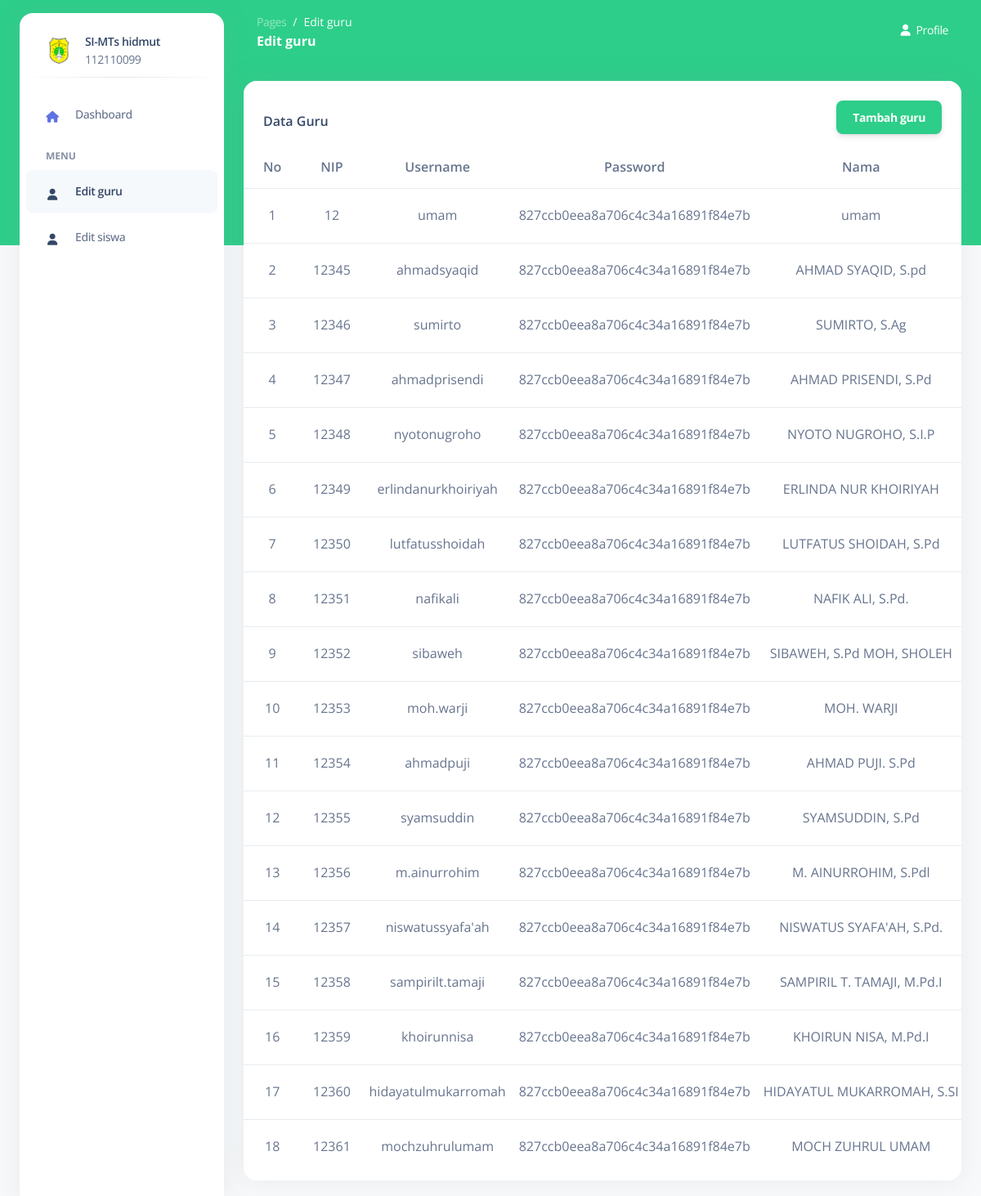
Page /edit-guru.php (signed in) on the committed database.
### tables this page shows
CREATE TABLE `guru` (
  `ID_GURU` int(11) NOT NULL,
  `NIP` varchar(50) DEFAULT NULL,
  `USERNAME` varchar(50) DEFAULT NULL,
  `PASSWORD` varchar(50) DEFAULT NULL,
  `NAMA` varchar(50) DEFAULT NULL,
  `GMAIL` varchar(50) DEFAULT NULL
);

### edit-guru.php (the view, shortened to what this page needs)
<?php
include_once('koneksi.php');
?>
<!DOCTYPE html>
<html lang="en">
<head>
    <link href="public/front-end/assets/css/nucleo-icons.css" rel="stylesheet" />
    <link href="public/front-end/assets/css/nucleo-svg.css" rel="stylesheet" />
    <link href="public/front-end/assets/css/argon-dashboard.css?v=2.0.4" rel="stylesheet" />
</head>
<body class="g-sidenav-show bg-gray-100">
    <aside class="sidenav bg-white navbar navbar-vertical navbar-expand-xs border-0 border-radius-xl my-3 fixed-start ms-4" id="sidenav-main">
        <div class="sidenav-header">
            <a class="navbar-brand m-0">
                <div class="d-flex align-items-center">
                    <img src="public/front-end/assets/img/logomts.svg" class="navbar-brand-img h-100" alt="main_logo">
                    <div class="ms-3">
                        <span class="font-weight-bold d-block">SI-MTs hidmut</span>
                        <span class="text-muted">112110099</span>
                    </div>
                </div>
            </a>
        </div>
        <hr class="horizontal dark mt-0">
        <div class="collapse navbar-collapse w-auto" id="sidenav-collapse-main">
            <ul class="navbar-nav">
                <li class="nav-item">
                    <a class="nav-link" href="dashboard-admin.php">
                        <div class="icon icon-shape icon-sm border-radius-md text-center me-2 d-flex align-items-center justify-content-center">
                            <i class="fas fa-home text-primary text-sm opacity-10"></i>
                        </div>
                        <span class="nav-link-text ms-1">Dashboard</span>
                    </a>
                </li>
                <li class="nav-item mt-3">
                    <h6 class="ps-4 ms-2 text-uppercase text-xs font-weight-bolder opacity-6">Menu</h6>
                </li>
                <li class="nav-item">
                    <a class="nav-link active" href="edit-guru.php">
                        <div class="icon icon-shape icon-sm border-radius-md text-center me-2 d-flex align-items-center justify-content-center">
                            <i class="fas fa-user text-dark text-sm opacity-10"></i>
                        </div>
                        <span class="nav-link-text ms-1">Edit guru</span>
                    </a>
                </li>
                <li class="nav-item">
                    <a class="nav-link" href="edit-siswa.php">
                        <div class="icon icon-shape icon-sm border-radius-md text-center me-2 d-flex align-items-center justify-content-center">
                            <i class="fas fa-user text-dark text-sm opacity-10"></i>
                        </div>
                        <span class="nav-link-text ms-1">Edit siswa</span>
                    </a>
                </li>
            </ul>
        </div>
    </aside>
    <main class="main-content position-relative border-radius-lg">
        <nav class="navbar navbar-main navbar-expand-lg px-0 mx-4 shadow-none border-radius-xl" id="navbarBlur" data-scroll="false">
            <div class="container-fluid py-1 px-3">
                <nav aria-label="breadcrumb">
                    <ol class="breadcrumb bg-transparent mb-0 pb-0 pt-1 px-0 me-sm-6 me-5">
                        <li class="breadcrumb-item text-sm"><a class="opacity-5 text-white" href="javascript:;">Pages</a></li>
                        <li class="breadcrumb-item text-sm text-white active" aria-current="page">Edit guru</li>
                    </ol>
                    <h6 class="font-weight-bolder text-white mb-0">Edit guru</h6>
                </nav>
                <li class="nav-item dropdown pe-0 d-flex ">
                    <a href="javascript:;" class="nav-link text-white p-0" id="dropdownMenuButton"
                        data-bs-toggle="dropdown" aria-expanded="false">
                        <i class="fa fa-user me-sm-1"></i>
                        <span class="d-sm-inline d-none text-white">Profile</span>
                    </a>
                </li>
            </div>
        </nav>
        <div class="container-fluid py-4">
            <div class="row">
                <div class="col-12">
                    <div class="card mb-4">
                        <div class="card-header pb-0">
                            <div class="d-flex justify-content-between align-items-center">
                                <h6>Data Guru</h6>
                                <button class="btn btn-success" data-bs-toggle="modal" data-bs-target="#addModal">Tambah guru</button>
                            </div>
                        </div>
                        <div class="card-body px-0 pt-0 pb-2">
                            <div class="table-responsive p-0">
                                <table class="table align-items-center mb-0">
                                    <thead>
                                        <tr>
                                            <th class="text-center">No</th>
                                            <th class="text-center">NIP</th>
                                            <th class="text-center">Username</th>
                                            <th class="text-center">Password</th>
                                            <th class="text-center">Nama</th>
                                        </tr>
                                    </thead>
                                    <tbody>
                                        <?php
                                        $no = 1;
                                        $query = "SELECT * FROM guru";
                                        $result = mysqli_query($koneksi, $query);
                                        while ($row = mysqli_fetch_assoc($result)) {
                                        ?>
                                            <tr>
                                            <td class="text-center"><?php echo $no++; ?></td>
                                                <td class="text-center"><?php echo $row['NIP']; ?></td>
                                                <td class="text-center"><?php echo $row['USERNAME']; ?></td>
                                                <td class="text-center"><?php echo $row['PASSWORD']; ?></td>
                                                <td class="text-center"><?php echo $row['NAMA']; ?></td>
                                            </tr>
                                        <?php
                                        }
                                        ?>
                                    </tbody>
                                </table>
                            </div>
                        </div>
                    </div>
                </div>
            </div>
        </div>
    </main>
</body>
</html>

### public/front-end/assets/css/nucleo-svg.css (style rules this page uses)
.icon { display: inline-block; color: #111111; height: 1em; width: 1em; }
.icon-sm { height: 0.8em; width: 0.8em; }
.icon { fill: currentColor; stroke: none; }

### rows in the picture
guru: NIP "12", USERNAME "umam", PASSWORD "827ccb0eea8a706c4c34a16891f84e7b", NAMA "umam"
guru: NIP "12345", USERNAME "ahmadsyaqid", PASSWORD "827ccb0eea8a706c4c34a16891f84e7b", NAMA "AHMAD SYAQID, S.pd"
guru: NIP "12346", USERNAME "sumirto", PASSWORD "827ccb0eea8a706c4c34a16891f84e7b", NAMA "SUMIRTO, S.Ag"
guru: NIP "12347", USERNAME "ahmadprisendi", PASSWORD "827ccb0eea8a706c4c34a16891f84e7b", NAMA "AHMAD PRISENDI, S.Pd"
guru: NIP "12348", USERNAME "nyotonugroho", PASSWORD "827ccb0eea8a706c4c34a16891f84e7b", NAMA "NYOTO NUGROHO, S.I.P"
guru: NIP "12349", USERNAME "erlindanurkhoiriyah", PASSWORD "827ccb0eea8a706c4c34a16891f84e7b", NAMA "ERLINDA NUR KHOIRIYAH"
guru: NIP "12350", USERNAME "lutfatusshoidah", PASSWORD "827ccb0eea8a706c4c34a16891f84e7b", NAMA "LUTFATUS SHOIDAH, S.Pd"
guru: NIP "12351", USERNAME "nafikali", PASSWORD "827ccb0eea8a706c4c34a16891f84e7b", NAMA "NAFIK ALI, S.Pd."
guru: NIP "12352", USERNAME "sibaweh", PASSWORD "827ccb0eea8a706c4c34a16891f84e7b", NAMA "SIBAWEH, S.Pd MOH, SHOLEH"
guru: NIP "12353", USERNAME "moh.warji", PASSWORD "827ccb0eea8a706c4c34a16891f84e7b", NAMA "MOH. WARJI"
guru: NIP "12354", USERNAME "ahmadpuji", PASSWORD "827ccb0eea8a706c4c34a16891f84e7b", NAMA "AHMAD PUJI. S.Pd"
guru: NIP "12355", USERNAME "syamsuddin", PASSWORD "827ccb0eea8a706c4c34a16891f84e7b", NAMA "SYAMSUDDIN, S.Pd"
guru: NIP "12356", USERNAME "m.ainurrohim", PASSWORD "827ccb0eea8a706c4c34a16891f84e7b", NAMA "M. AINURROHIM, S.Pdl"
guru: NIP "12357", USERNAME "niswatussyafa'ah", PASSWORD "827ccb0eea8a706c4c34a16891f84e7b", NAMA "NISWATUS SYAFA'AH, S.Pd."
guru: NIP "12358", USERNAME "sampirilt.tamaji", PASSWORD "827ccb0eea8a706c4c34a16891f84e7b", NAMA "SAMPIRIL T. TAMAJI, M.Pd.I"
guru: NIP "12359", USERNAME "khoirunnisa", PASSWORD "827ccb0eea8a706c4c34a16891f84e7b", NAMA "KHOIRUN NISA, M.Pd.I"
guru: NIP "12360", USERNAME "hidayatulmukarromah", PASSWORD "827ccb0eea8a706c4c34a16891f84e7b", NAMA "HIDAYATUL MUKARROMAH, S.SI"
guru: NIP "12361", USERNAME "mochzuhrulumam", PASSWORD "827ccb0eea8a706c4c34a16891f84e7b", NAMA "MOCH ZUHRUL UMAM"
